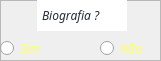
      <widget class="QFrame" name="frame_12">
       <property name="geometry">
        <rect>
         <x>430</x>
         <y>170</y>
         <width>161</width>
         <height>61</height>
        </rect>
       </property>
       <property name="frameShape">
        <enum>QFrame::StyledPanel</enum>
       </property>
       <property name="frameShadow">
        <enum>QFrame::Raised</enum>
       </property>
       <widget class="QLabel" name="label_13">
        <property name="geometry">
         <rect>
          <x>37</x>
          <y>0</y>
          <width>90</width>
          <height>31</height>
         </rect>
        </property>
        <property name="font">
         <font>
          <family>Cocogoose Pro</family>
          <pointsize>9</pointsize>
          <italic>true</italic>
         </font>
        </property>
        <property name="styleSheet">
         <string notr="true">color: rgb(35,45,55);
background-color: rgb(255, 255, 255);</string>
        </property>
        <property name="text">
         <string>Biografia ?</string>
        </property>
        <property name="indent">
         <number>5</number>
        </property>
       </widget>
       <widget class="QRadioButton" name="radBioNao">
        <property name="geometry">
         <rect>
          <x>100</x>
          <y>40</y>
          <width>61</width>
          <height>16</height>
         </rect>
        </property>
        <property name="font">
         <font>
          <family>Cocogoose Pro</family>
          <pointsize>9</pointsize>
          <italic>true</italic>
          <underline>false</underline>
          <stylestrategy>PreferDefault</stylestrategy>
         </font>
        </property>
        <property name="layoutDirection">
         <enum>Qt::LeftToRight</enum>
        </property>
        <property name="autoFillBackground">
         <bool>false</bool>
        </property>
        <property name="styleSheet">
         <string notr="true">color: rgb(255, 255, 100);</string>
        </property>
        <property name="text">
         <string>Não</string>
        </property>
       </widget>
       <widget class="QRadioButton" name="radBioSim">
        <property name="geometry">
         <rect>
          <x>0</x>
          <y>40</y>
          <width>71</width>
          <height>16</height>
         </rect>
        </property>
        <property name="font">
         <font>
          <family>Cocogoose Pro</family>
          <pointsize>9</pointsize>
          <italic>true</italic>
          <underline>false</underline>
          <stylestrategy>PreferDefault</stylestrategy>
         </font>
        </property>
        <property name="layoutDirection">
         <enum>Qt::LeftToRight</enum>
        </property>
        <property name="autoFillBackground">
         <bool>false</bool>
        </property>
        <property name="styleSheet">
         <string notr="true">color: rgb(255, 255, 100);</string>
        </property>
        <property name="text">
         <string>Sim</string>
        </property>
       </widget>
      </widget>
